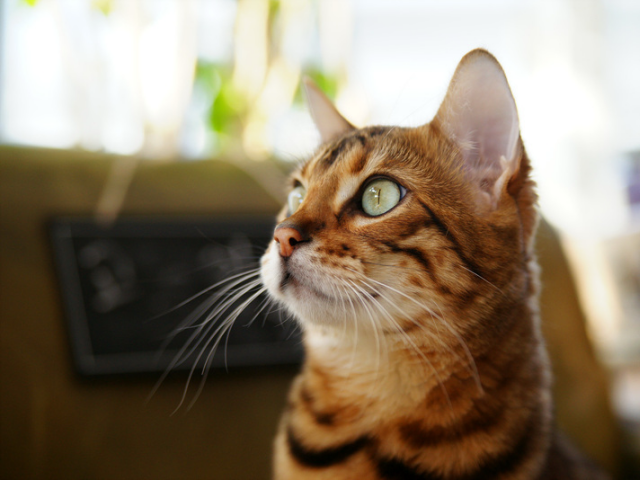
#> input picture ch01/cat.bmp, 640 x 480 px, found by its file name
$ python matplot.py
#> lines starting #> are read from the running program, lines starting #| are printed output that depends on the picture; after the words box and inside, x2 and y2 are one past the last pixel; in counts of white or black regions, pixels touching at a corner belong together
import matplotlib.pyplot as plt
import cv2


# 컬러 영상 출력
imgBGR = cv2.imread('ch01\cat.bmp')
#> imgBGR is the input picture: shape (480, 640, 3); mean B, G, R 104.5, 125.6, 140.8
imgRGB = cv2.cvtColor(imgBGR, cv2.COLOR_BGR2RGB) # RGB순서로 변환

plt.axis('off') #눈금표 지우기
plt.imshow(imgRGB)
plt.show()

# 그레이스케일 영상 출력
imgGray = cv2.imread('ch01\cat.bmp', cv2.IMREAD_GRAYSCALE)
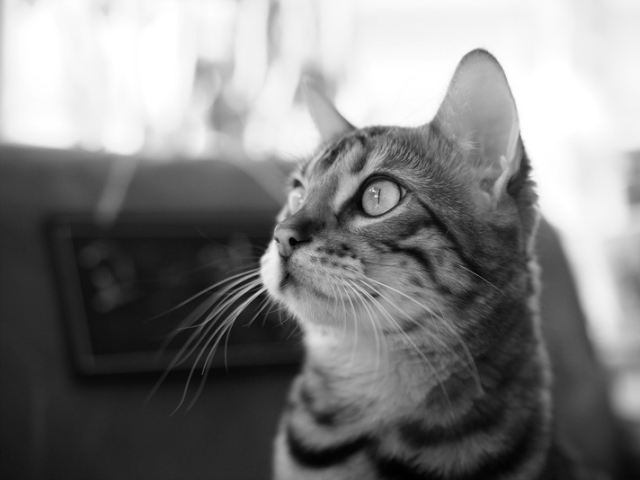
#> imgGray: shape (480, 640); min 0, max 255, mean 127.8

plt.axis('off')
plt.imshow(imgGray, cmap='gray')
plt.show()

edge=cv2.Canny(imgGray,50,150)
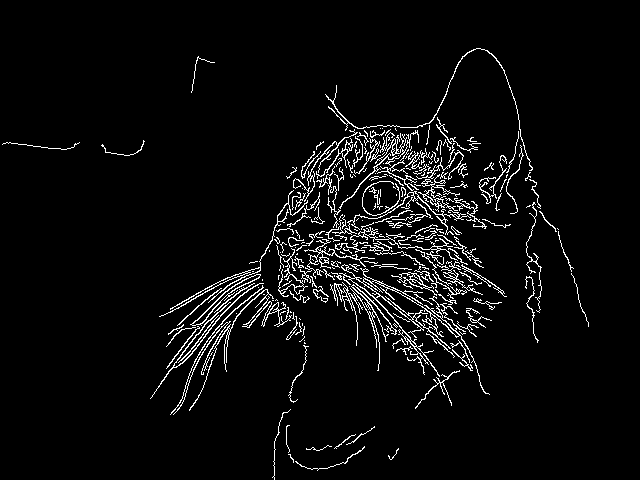
#> edge: shape (480, 640); 4.6% white in thin lines or dots, all inside (x1, y1, x2, y2) = (2, 48, 589, 480)

plt.axis('off')
plt.imshow(edge, cmap='gray')
plt.show()

# 두 개의 영상을 함께 출력
plt.subplot(131), plt.axis('off'), plt.imshow(imgRGB) #1행 3열로 나누고 1번째 자리에 출력
plt.subplot(132), plt.axis('off'), plt.imshow(imgGray, cmap='gray') #1행 3열로 나누고 2번째 자리에 출력
plt.subplot(133), plt.axis('off'), plt.imshow(edge, cmap='gray') #1행 3열로 나누고 3번째 자리에 출력
plt.show()
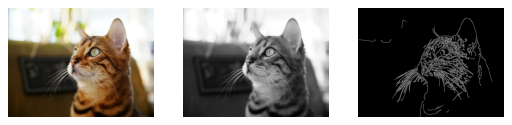
#> figure drawn by matplotlib, 3 panels
